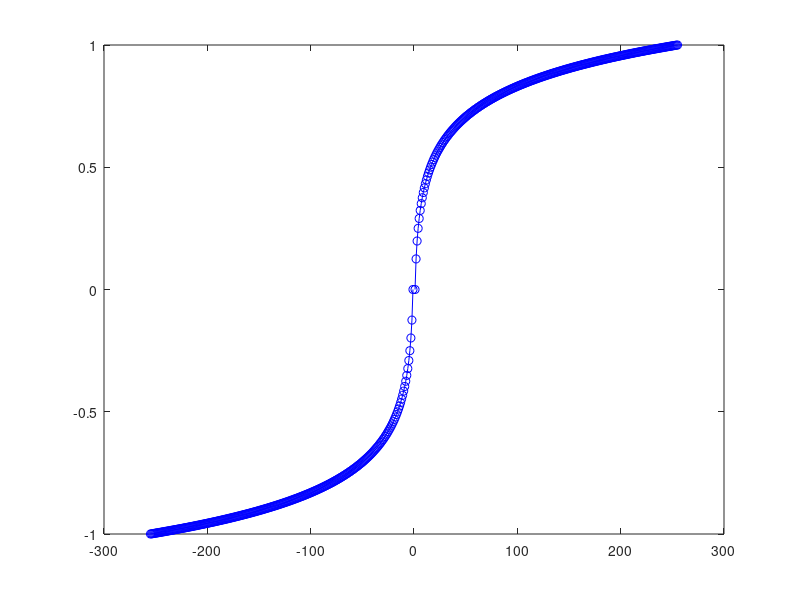

Reproduce this figure in MATLAB.
%% nonlinear.m
% Model nonlinear curve for low-value sensitivity

clear;
clc;

%% Inputs and Parameters

inputs = linspace(-255, 255, 511);

%% Calculations
mtrPwr = (log(abs(inputs)) .* sign(inputs)) / (log(255));

%% Plotting
plot(inputs, mtrPwr, "b-o");
